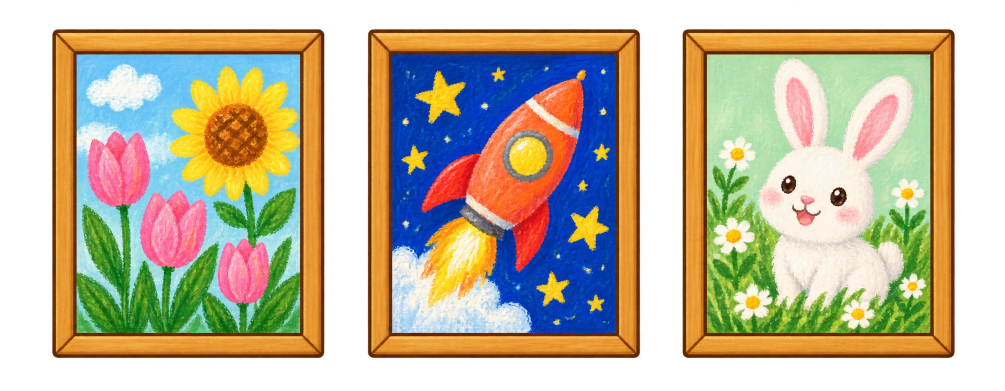
#> input picture apps/porthole/games/toy-town-life/art/scene-pictures-atlas.png, 2010 x 782 px (shown at 1/2 size)
$ python -i playtest.py   (imports and definitions only)
#> lines starting #> are read from the running program, lines starting #| are printed output that depends on the picture; after the words box and inside, x2 and y2 are one past the last pixel; in counts of white or black regions, pixels touching at a corner belong together
#> further down, picture is the input picture: PIL image 2010x782 RGBA; mean R, G, B, A 114.6, 103.1, 77.3, 172
#!/usr/bin/env python3
"""Porthole playtest runner (the shell and Pets Club): scripted playthroughs with assertions, a UI audit, and sanitizer monkey runs.

  python3 tools/playtest.py            every scenario in tests/playtests/ (make playtest builds the sims first)
  python3 tools/playtest.py 06 monkey  only scenarios whose file name contains one of the words

PLAYTEST_SNAP and PLAYTEST_OUT override the non-monkey sim binary and the report directory, and PLAYTEST_TIMEOUT_SCALE
multiplies every scenario's time limit (make coverage sets all three: its -O0 sim is slower).

A scenario is a sim script (host/sim.cpp) plus runner directives; docs/playtesting.md has the syntax and the rules.
Directives that need live state (follow-glow, solve-word, answer-book) run the script so far, read the answer and
append the taps: the sim is deterministic, so every run replays the same game. Report: build/playtest/report.md.
"""

import math
import os
import re
import subprocess
import sys
import tempfile
import time
from concurrent.futures import ThreadPoolExecutor
from pathlib import Path

ROOT = Path(__file__).resolve().parent.parent
OUT = Path(os.environ.get("PLAYTEST_OUT") or ROOT / "build" / "playtest").resolve()
SNAP = Path(os.environ.get("PLAYTEST_SNAP") or ROOT / "build" / "host" / "snap").resolve()
TIMEOUT_SCALE = float(os.environ.get("PLAYTEST_TIMEOUT_SCALE") or 1)
# [1 line that did not run here, left out]


# [6 lines left out: function _block, not called in this run]


# [1 line that did not run here, left out]
# [1 line that did not run here, left out]


# [10 lines left out: function _bodies, not called in this run]


def _screens() -> set:
    """The shell's screen names and every game's (each lists its names in a `static const char* N[]`, in any of the
    game's .cpp files: a game split into screen files keeps its table wherever screenName() lives).

    expect-screen matches by name alone, so a name two sources share is ambiguous: fail and ask for a game prefix."""
    table = r"static const char\* N\[\] = \{(.*?)\};"
    tables = [("shell/shell.cpp", _block(table, (ROOT / "shell/shell.cpp").read_text()))]
    for path in sorted(ROOT.glob("games/*/*.cpp")):
        text = path.read_text()
        tables += [(path.relative_to(ROOT).as_posix(), t) for t in re.findall(table, text, re.S)]
        for body in _bodies(text, "screenName() const {"):  # names returned as plain literals
            tables.append((path.relative_to(ROOT).as_posix(), " ".join(f'"{n}"' for n in re.findall(r'return "(\w+)"', body))))
        # A name built at run time from a prefix and a table (Toy Town: "toytown_%s" over PAGES): every prefixed entry.
        for prefix, name in re.findall(r'"(\w+_)%s",\s*(\w+)\[', text):
            sources = [text] + [h.read_text() for h in path.parent.glob("*.h")]
            entries = next((m[1] for m in (re.search(name + r"\[\w*\] = \{(.*?)\};", t, re.S) for t in sources) if m), "")
            tables.append((path.relative_to(ROOT).as_posix(), " ".join(f'"{prefix}{e}"' for e in re.findall(r'"(\w+)"', entries))))
    owner: dict = {}
    for src, names in tables:
        for name in re.findall(r'"(\w+)"', names):
            if owner.setdefault(name, src) != src:
                raise SystemExit(f"playtest: screen name {name!r} is in {owner[name]} and {src}; prefix the game's")
    return set(owner)


# [1 line that did not run here, left out]
TAP_ANYWHERE = {"splash", "celebrate", "intro", "gift"}  # screens where the whole glass is the button
# The hidden system menu is for grown-ups (a user decision of 2026-10-18): 18 px (6 mm) targets pass there without the
# kids' 24x22 WARN. The 18 px FAIL and every other rule still hold; "sys_new" is the kids' card and is not in it.
GROWN_UPS = {
    "sys_info",
    "sys_updates",
    "sys_wifi",
    "sys_pass",
    "sys_join",
    "sys_home",
    "sys_addr",
    "sys_find",
    "sys_admin",
    "sys_pin",
    "sys_pin_set",
    "sys_pin_again",
    "sys_reset",
    "sys_remove",
    "sys_players",
    "sys_player_pin",
    "sys_limits",
    "sys_clock",
    "sys_time",
    "sys_window",
    "sys_allow",
    "sys_zone",
    "sys_zone_search",
}
# The grown-ups' full QWERTY keyboard (a user decision of 2026-10-18): 12 px (4 mm) keys pass on these screens. Every
# tap goes to the nearest key and the pressed key shows big above the finger; under 12 px still fails.
KEYBOARDS = {"sys_pass", "sys_addr", "sys_zone_search"}
SANITIZER = re.compile(r"ERROR: (Address|Leak)Sanitizer|runtime error:")
OPS = {
    "=": lambda a, b: a == b,
    "==": lambda a, b: a == b,
    "!=": lambda a, b: a != b,
    "<": lambda a, b: a < b,
    "<=": lambda a, b: a <= b,
    ">": lambda a, b: a > b,
    ">=": lambda a, b: a >= b,
}


class Fail(Exception):
    def __init__(self, msg, context=()):
        super().__init__(msg)
        self.context = list(context)


def rgb(c):  # a text color from the audit: a palette index (indexed games) or "#rrggbb" (RGB565 games)
    return PALETTE[c] if isinstance(c, int) else int(c[1:], 16)


def color_name(c):
    return COLOR[c] if isinstance(c, int) else c


# [64 lines left out: functions contrast, audit, not called in this run]


def text_colors(line):  # "color=I bg=J" (palette indices) or "rgb=RRGGBB bg=RRGGBB"
    kv = dict(re.findall(r"(\w+)=(\w+)", line))
    return ("#" + kv["rgb"].lower(), "#" + kv["bg"].lower()) if "rgb" in kv else (int(kv["color"]), int(kv["bg"]))


# [73 lines left out: functions segments, pairs, plan, compare, unroll, not called in this run]


def thumb(im):  # 320 px: a 3x-upscaled 160 px frame stays crisp (NEAREST), a real 480 px frame is filtered (LANCZOS)
    from PIL import Image, ImageChops, ImageDraw

    small = im.resize((160, 160), Image.NEAREST)
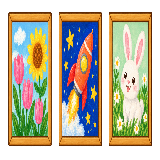
#> small: PIL image 160x160 RGBA; mean R, G, B, A 113.6, 103.3, 77.8, 171.7; transparent parts drawn white
    glass = Image.new("L", im.size)
#> glass: PIL image 2010x782 L; every value is 0
    ImageDraw.Draw(glass).ellipse((4, 4, im.width - 4, im.height - 4), fill=255)  # the mask edge cuts 3x3 blocks: skip it
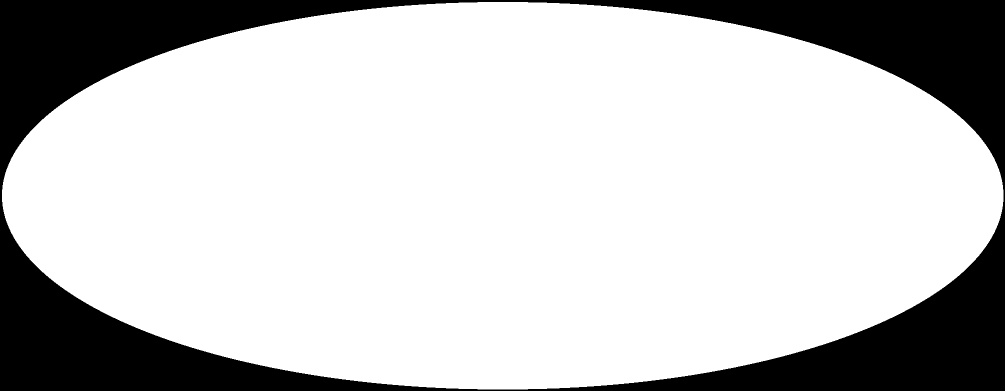
#> glass: PIL image 2010x782 L (shown at 1/2 size); 77.6% white; 1 black region, box (x1, y1, x2, y2) and area: (0, 0, 2010, 782) 352615
    diff = Image.composite(ImageChops.difference(im, small.resize(im.size, Image.NEAREST)), Image.new("RGB", im.size), glass)
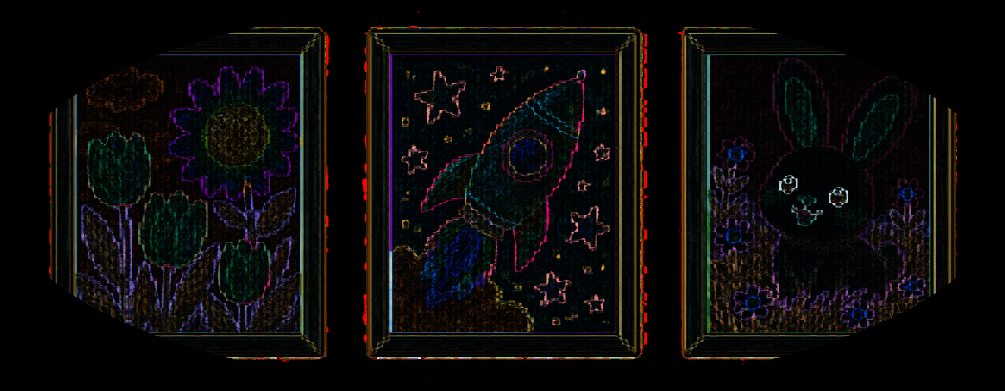
#> diff: PIL image 2010x782 RGB (shown at 1/2 size); mean R, G, B 11.8, 10.1, 9.9
    return small.resize((320, 320), Image.NEAREST) if diff.getbbox() is None else im.resize((320, 320), Image.LANCZOS)
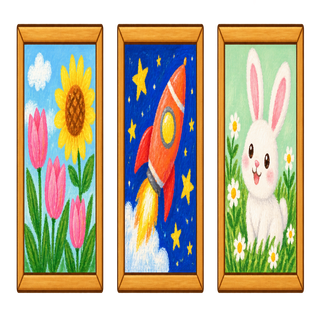
#> returned value: PIL image 320x320 RGBA; mean R, G, B, A 114.4, 103.2, 77.1, 172.1; transparent parts drawn white


# [153 lines left out: functions make_sheet, run_scenario, scenario_limit, run_script, check_expect, check_ui and 4 more, not called in this run]


def ui_count(r, sev):
    return len({f for f, _ in r["ui"] if f[0] == sev})


def failed(r):
    return bool(r["fails"]) or ui_count(r, "FAIL") > 0 or ui_count(r, "WARN") > 0  # warnings are errors


# [54 lines left out: function report, not called in this run]


def slowest_first(paths):  # ponytail: monkeys, then the longest scripts; record past times if this guesses badly
    return sorted(paths, key=lambda p: ("monkey" not in p.stem, -p.stat().st_size))


def sim_for(path):  # monkeys run under the sanitizers
    return ROOT / "build" / "host" / "snap-asan" if "monkey" in path.stem else SNAP


# [27 lines left out: function main, not called in this run]


# [2 lines not run here, left out]

>>> from PIL import Image
>>> picture = Image.open('../games/toy-town-life/art/scene-pictures-atlas.png')
>>> result = thumb(picture)

$ run again, on apps/porthole/games/toy-town-life/art/park.png
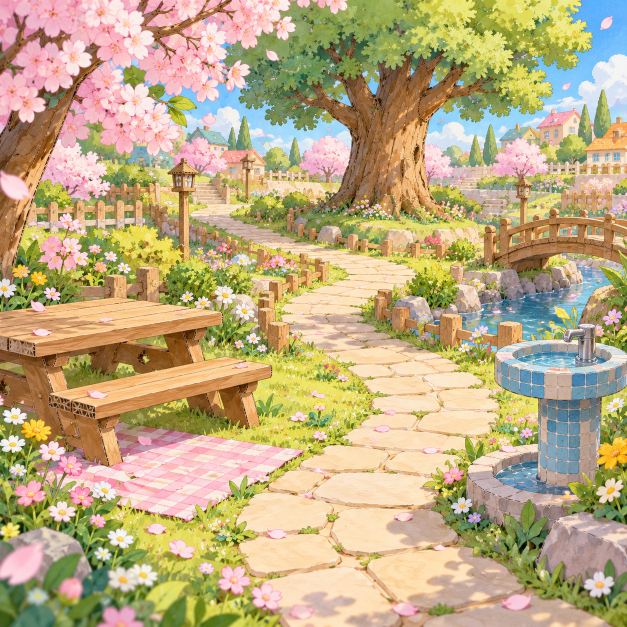
#> input picture apps/porthole/games/toy-town-life/art/park.png, 1254 x 1254 px (shown at 1/2 size)
#> picture is the input picture: PIL image 1254x1254 RGB; mean R, G, B 189.7, 170.9, 129.7
#> in thumb, `ImageDraw.Draw(glass).ellipse((4, 4, im.width - 4, im.height - 4), fil..`:
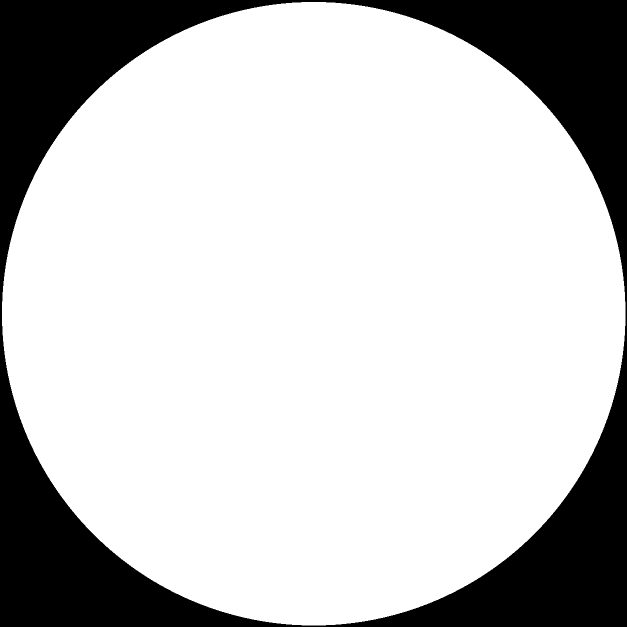
#> glass: PIL image 1254x1254 L (shown at 1/2 size); 77.7% white; 1 black region, box (x1, y1, x2, y2) and area: (0, 0, 1254, 1254) 351407
#> in thumb, `return small.resize((320, 320), Image.NEAREST) if diff.getbbox() is No..`:
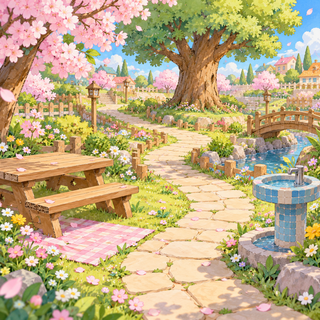
#> returned value: PIL image 320x320 RGB; mean R, G, B 189.6, 170.9, 129.6

$ run again, on apps/porthole/games/toy-town-life/art/scene-atlas.png
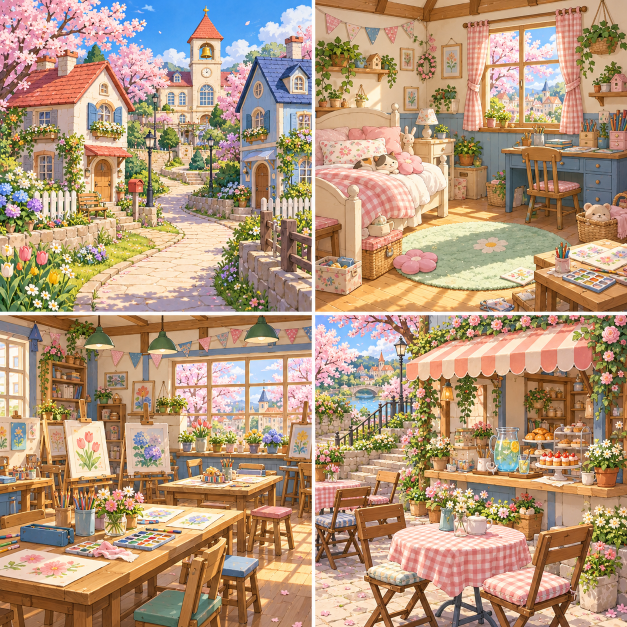
#> input picture apps/porthole/games/toy-town-life/art/scene-atlas.png, 1254 x 1254 px (shown at 1/2 size)
#> picture is the input picture: PIL image 1254x1254 RGB; mean R, G, B 179.4, 150.3, 123.2
#> in thumb, `ImageDraw.Draw(glass).ellipse((4, 4, im.width - 4, im.height - 4), fil..`:
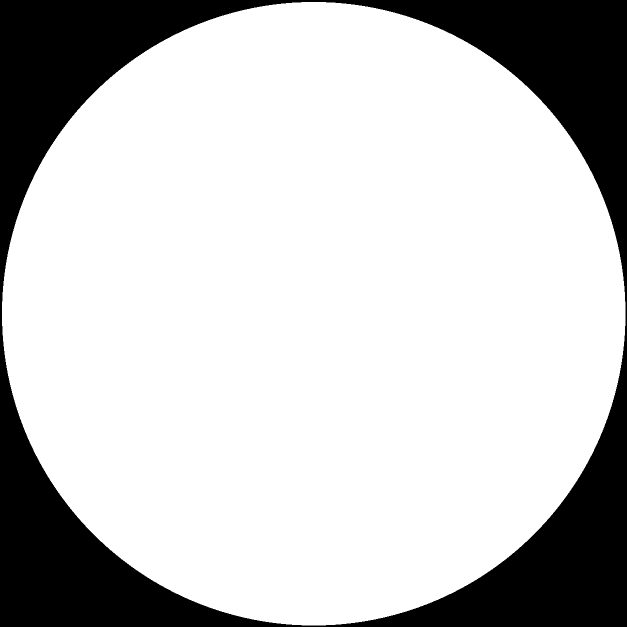
#> glass: PIL image 1254x1254 L (shown at 1/2 size); 77.7% white; 1 black region, box (x1, y1, x2, y2) and area: (0, 0, 1254, 1254) 351407
#> in thumb, `return small.resize((320, 320), Image.NEAREST) if diff.getbbox() is No..`:
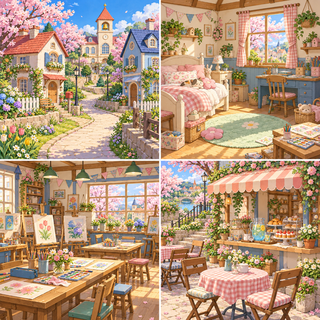
#> returned value: PIL image 320x320 RGB; mean R, G, B 179.3, 150.3, 123.2
